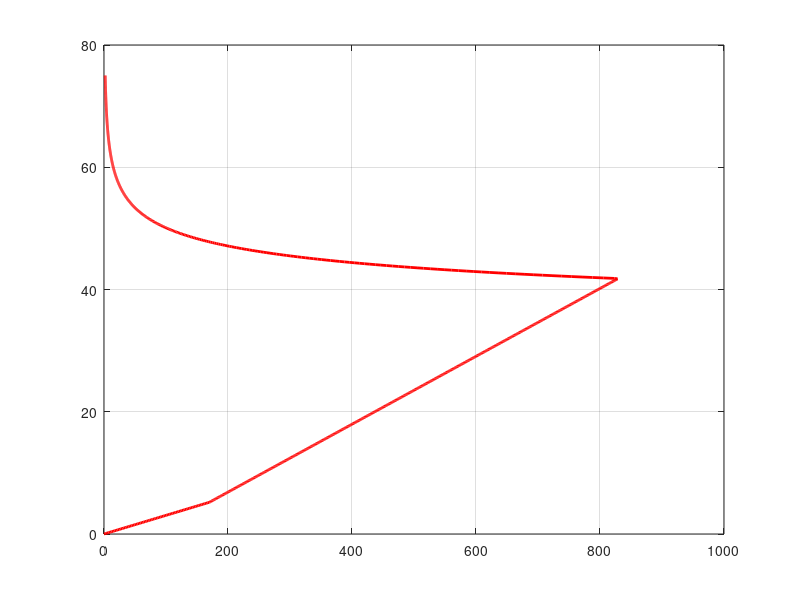

Write the MATLAB code that produced this figure. (Note: this script raises an error after producing the figure.)
function MuellerPhillips1990
%%% This function reproduces Figures 2 and 3 in Mueller & Phillips (1990), On the
%%% Initiation of Subduction. The calculation consists of computing the force required to
%%% initiate motion on an incipient fault plane with a given dip angle. This serves as an
%%% estimate of the minimum force necessary to promote trench formation, because other
%%% resisting forces (e.g. plate bending) are ignored.

%%% Some constants.
D = 75;                                                     % slab thickness [km]
g = 9.81;                                                   % Earth gravity                   
R = 8.314;                                                  % gas constant [J / (mol K
rho = 3000;                                                 % lithosphere density [kg/m^3]
rho_w = 1000;                                               % water density [kg/m^3]
% Tc = 273.15;                                                % water melt temp 1 atm [K]

%%% Dip angle of subduction fault plane [radians]. See Fig. 1 in Mueller & Phillips.
DipAngle = (pi/180)*(10:0.1:45)';
[~, i_30] = min(abs((180/pi)*DipAngle - 30));

%%% Force per unit distance to cause sliding on the fault plane.
Resistance = nan(size(DipAngle));

for i = 1:numel(DipAngle)
    [Xi, Depth, Tau_F_0, Tau_F_200, Tau_O, S, F] = ShearResistance(DipAngle(i));
    Resistance(i) = F;

    if i == i_30
    %%% Plot the shear resistance against the depth on the fault plane to reproduce Fig.2
    %%% in Muellet & Phillips for a 100 My old slab.
        figure;
        plot(S, Depth, 'r', 'LineWidth', 2)
        grid on
        ax = gca;
        ax.YDir = 'reverse';
        ax.FontSize = 14;
        title('Fig. 2 from Mueller & Phillips (1991). 100 My, 30 deg dip')
        xlabel('Shear Resistance (MPa)', 'FontSize', 16)
        ylabel('Depth (km)', 'FontSize', 16)
    end
end

%%% Plot the resistance against the dip angle to reproduce Fig. 3 in Mueller & Phillips
%%% for a 100 My old slab.
figure
plot((180/pi)*DipAngle, Resistance, 'LineWidth', 2)
grid on
ax = gca;
ax.FontSize = 14;
ax.XLim = [10 50];
ax.YLim = [1e13 16e13];
title('Fig. 3 from Mueller & Phillips (1991). 100 My')
xlabel('Fault Plane Dip (deg)', 'FontSize', 16)
ylabel('Resistance (N/m)', 'FontSize', 16)

function [Xi, Depth, Tau_F_0, Tau_F_200, Tau_O, S, F] = ShearResistance(theta)
    %%% Fault length [km].
    L = D/sin(theta);
    
    %%% Along-dip distance [km].
    Xi = linspace(0, L, 1000)';
    
    %%% Depth along the fault plane [km].
    Depth = Xi*sin(theta);
    
    %%% Lithostatic stress along the fault plane. Here we assume that sigma_3 = sigma_L.
    sigma_L = 1e-3*g*rho*Depth;                 % [MPa]
    
    %%% Hydrostatic pore fluid pressure along the fault plane.
    P_f = 1e-3*g*rho_w*Depth;
    
    %%% Compute sigma_1 in the brittle regime using the friction law, from Mueller & Phillips 
    %%%, eq (5). This is not a failure envelope.
    mu_0 = 0.85;                                % friction below 200 MPa normal stress
    mu_200 = 0.6;                               % friction above 200 MPa normal stress
    C_0 = 0;                                    % cohesion below 200 MPa normal stress [MPa]
    C_200 = 50;                                 % cohesion above 200 MPa normal stress [MPa]
    
    %%% Sigma_1 below 200 MPa normal stress.
    sigma_1_0 = (2*(C_0 - mu_0*P_f) + (sin(2*theta) + mu_0*(cos(2*theta) + 1)).*sigma_L)...
        ./(sin(2*theta) + mu_0*(cos(2*theta) - 1));
    
    %%% Sigma_1 above 200 MPa normal stress.
    sigma_1_200 = (2*(C_200 - mu_200*P_f) + (sin(2*theta) + mu_200*(cos(2*theta) + 1)).*sigma_L)...
        ./(sin(2*theta) + mu_200*(cos(2*theta) - 1));
    
    %%% Frictional shear resistance on the fault plane in terms of principal stresses.
    %%% Also not a failure envelope calculation.
    Tau_F_0 = 0.5*(sigma_1_0 - sigma_L)*sin(2*theta);
    Tau_F_200 = 0.5*(sigma_1_200 - sigma_L)*sin(2*theta);
    
    %%% Flow Laws.
    %%% Thermal parameters for half-space cooling from Table 1 in Mueller and Phillips.
    T_s = 270;                                  % surface temperature [K]
    T_a = 1650;                                 % asthenosphere temperature [K]
    kappa = 1.2e-6;                             % thermal diffusivity [m^2 / s]
    
    %%% Temperature profile. Half-space cooling model, eq (4.113) in Turcotte and Schubert.
    time = 100e6;                                               % age of slab [Myr]
    spy = 365.25*24*3600;
    TempK = T_a + (T_s - T_a)*erfc(1e3*Depth/(2*sqrt(kappa*spy*time)));
    
    %%% Wet olivine flow law. Parameters from Table 2 in Mueller & Phillips. In the text they
    %%% refer to this as "wet dunite". Symbols are as in Mueller & Phillips.
    H = 0.444e6;                                            % [J / mol]
    A = 7e4;                                                % [1 / (s MPa^3)]
    n = 3.4;
    e = 1e-15;                                              % strain rate [1/s]
    Tau_O = ((e/A)*exp(H./(R*TempK))).^(1/n);               % [MPa]
    
    %%% Find the shear resistance. Again, this is not a failure envelope!
    S = [Tau_F_0, Tau_F_200, Tau_O];
    S = min(S,[],2);        
    
    %%% Minimum force (pre unit distance) to promote incipient convergence is found by
    %%% integrating the shear resistance along the fault plane.
    F = 1e9*trapz(Xi, S);                                   % [N / m]

end
end
